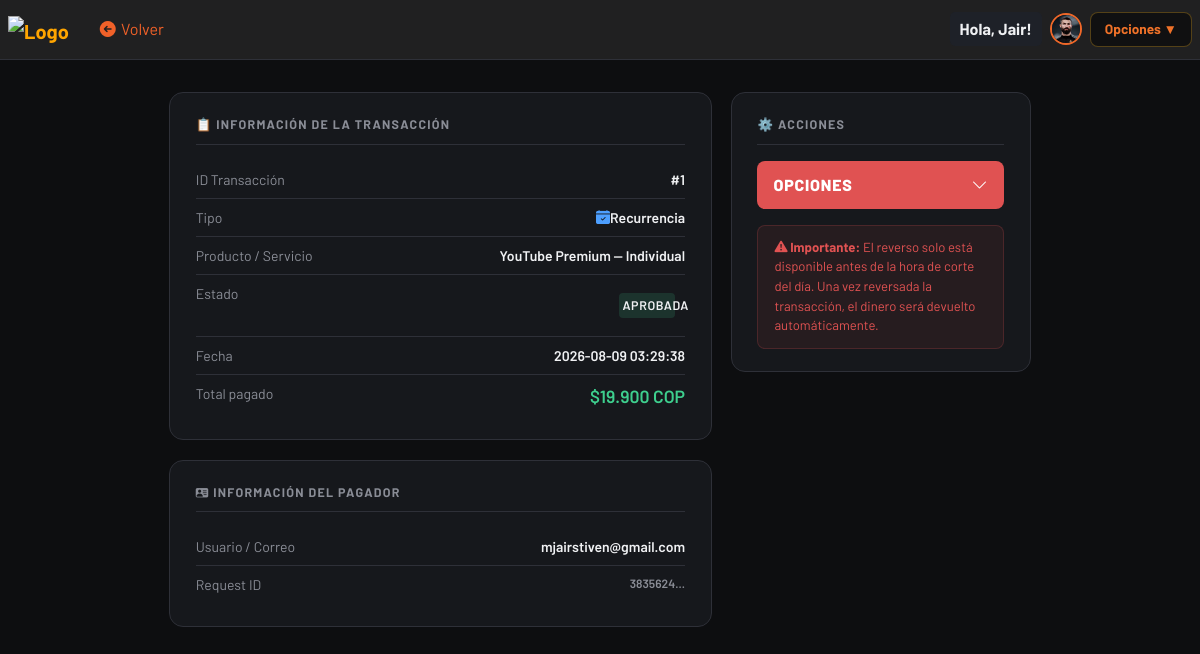
/views/historial/detalle_reverso.php?id=1&tipo=recurrencia (signed in), run on the app's committed database.
### tables this page shows
CREATE TABLE `users` (
  `id` int(11) NOT NULL,
  `nombre` varchar(120) NOT NULL,
  `correo` varchar(255) NOT NULL,
  `usuario` varchar(100) NOT NULL,
  `contraseña` varchar(255) NOT NULL,
  `profile_image` varchar(255) DEFAULT NULL,
  `bio` text DEFAULT NULL,
  `location` varchar(100) DEFAULT NULL,
  `created_at` timestamp NOT NULL DEFAULT current_timestamp()
);

CREATE TABLE `recurrencias` (
  `id` int(11) NOT NULL,
  `servicio` varchar(50) NOT NULL,
  `plan` varchar(50) NOT NULL,
  `precio` decimal(10,2) NOT NULL,
  `usuario_id` varchar(100) NOT NULL,
  `estado` varchar(20) NOT NULL,
  `request_id` varchar(100) DEFAULT NULL,
  `periodicidad` varchar(5) NOT NULL,
  `next_payment` date DEFAULT NULL,
  `created_at` timestamp NOT NULL DEFAULT current_timestamp(),
  `fecha_fin` date DEFAULT NULL
);

### views/historial/detalle_reverso.php (the view, shortened to what this page needs)
<?php
require_once '../../php/conexion_be.php';
$id   = intval($_GET['id']   ?? 0);
$tipo = $_GET['tipo'] ?? '';
$id_safe = mysqli_real_escape_string($conexion, $id);
$correo  = mysqli_real_escape_string($conexion, $_SESSION['correo'] ?? '');
if ($tipo === 'orden') {
    $trx = mysqli_fetch_assoc(mysqli_query($conexion,
        "SELECT *, 'orden' as tipo FROM ordenes WHERE id = '$id_safe' AND estado = 'aprobada'"
    ));
    $nombre   = $trx['producto']   ?? '';
    $usuario  = $trx['jugador_id'] ?? '';
} elseif ($tipo === 'suscripcion') {
    $trx = mysqli_fetch_assoc(mysqli_query($conexion,
        "SELECT *, 'suscripcion' as tipo FROM suscripciones WHERE id = '$id_safe' AND estado = 'aprobada' AND usuario_id = '$correo'"
    ));
    $nombre  = ($trx['plataforma'] ?? '') . ' — ' . ($trx['plan'] ?? '');
    $usuario = $trx['usuario_id'] ?? '';
} else {
    $trx = mysqli_fetch_assoc(mysqli_query($conexion,
        "SELECT *, 'recurrencia' as tipo FROM recurrencias WHERE id = '$id_safe' AND estado = 'aprobada' AND usuario_id = '$correo'"
    ));
    $nombre  = ($trx['servicio'] ?? '') . ' — ' . ($trx['plan'] ?? '');
    $usuario = $trx['usuario_id'] ?? '';
}
?>
<!DOCTYPE html>
<html lang="es">
<head>
    <link href="https://cdn.jsdelivr.net/npm/bootstrap@5.3.2/dist/css/bootstrap.min.css" rel="stylesheet">
    <link href="https://cdn.jsdelivr.net/npm/bootstrap-icons/font/bootstrap-icons.css" rel="stylesheet">
    <link rel="stylesheet" href="https://cdnjs.cloudflare.com/ajax/libs/font-awesome/7.0.1/css/all.min.css">
    <link rel="stylesheet" href="../../assets/css/styles-historiales-detalle.css">
</head>
<body>
    <?php
    $nav_back_url  = "reversos.php";
    $nav_back_text = "Volver";
    $nav_base      = "../../";
    require_once '../../php/navbar.php';
    ?>
    <div class="detalle-layout">
        <div>
            <div class="pcard" style="margin-bottom:1.2rem;">
                <div class="pcard-title">📋 Información de la transacción</div>
                <div class="info-row">
                    <span>ID Transacción</span>
                    <span>#<?= htmlspecialchars($trx['id']) ?></span>
                </div>
                <div class="info-row">
                    <span>Tipo</span>
                    <span><?= $tipo === 'orden' ? '🎮 Pago Básico' : ($tipo === 'suscripcion' ? '📺 Suscripción' : '<i class="bi bi-calendar-check-fill" style="color: #4d9fff;"></i>Recurrencia') ?></span>
                </div>
                <div class="info-row">
                    <span>Producto / Servicio</span>
                    <span><?= htmlspecialchars($nombre) ?></span>
                </div>
                <div class="info-row">
                    <span>Estado</span>
                    <span><span class="estado-badge">APROBADA</span></span>
                </div>
                <div class="info-row">
                    <span>Fecha</span>
                    <span><?= htmlspecialchars($trx['created_at']) ?></span>
                </div>
                <div class="info-row">
                    <span>Total pagado</span>
                    <span style="color:#3ecf8e; font-size:1.1rem;">$<?= number_format($trx['precio'], 0, ',', '.') ?> COP</span>
                </div>
            </div>
            <div class="pcard">
                <div class="pcard-title"><i class="bi bi-person-vcard-fill"></i> Información del pagador</div>
                <div class="info-row">
                    <span>Usuario / Correo</span>
                    <span><?= htmlspecialchars($usuario) ?></span>
                </div>
                <div class="info-row">
                    <span>Request ID</span>
                    <span style="font-size:0.75rem; color:#8a8d96;">
                        <?= !empty($trx['request_id']) ? htmlspecialchars(substr($trx['request_id'], 0, 20)) . '...' : 'N/A' ?>
                    </span>
                </div>
            </div>
        </div>
        <div>
            <div class="pcard">
                <div class="pcard-title">⚙️ Acciones</div>
                <div class="opciones-wrap">
                    <button class="btn-opciones" onclick="toggleOpciones()">
                        <span>Opciones</span>
                        <i class="bi bi-chevron-down" id="chevron"></i>
                    </button>
                </div>
                <div class="reverso-info">
                    <i class="bi bi-exclamation-triangle-fill"></i>
                    <strong> Importante:</strong> El reverso solo está disponible antes de la hora de corte del día. Una vez reversada la transacción, el dinero será devuelto automáticamente.
                </div>
            </div>
        </div>
    </div>
</body>
</html>

### php/navbar.php (shortened to what this page needs)
<?php
$nav_back_url  = $nav_back_url  ?? 'home.php';
$nav_back_text = $nav_back_text ?? 'volver';
$nav_base      = $nav_base      ?? '../';
$nav_avatar    = '';
$nav_initials  = '';
if (isset($_SESSION['user_id'])) {
    if ($conexion) {
        $nav_uid = intval($_SESSION['user_id']);
        $nav_row = mysqli_fetch_assoc(mysqli_query($conexion, "SELECT profile_image, usuario FROM users WHERE id = '$nav_uid'"));
        if ($nav_row) {
            $nav_initials = strtoupper(substr($nav_row['usuario'] ?? 'U', 0, 1));
            if (!empty($nav_row['profile_image']) && file_exists($nav_base . 'uploads/' . $nav_row['profile_image'])) {
                $nav_avatar = $nav_base . 'uploads/' . htmlspecialchars($nav_row['profile_image']);
            }
        }
    }
}
?>
<nav class="navbar navbar-dark navbar-expand-lg px-2">
    <a class="navbar-brand fw-bold" href="<?= $nav_base ?>home.php" style="color: orange;">
        <img src="<?= $nav_base ?>assets/icons/icono.png" alt="Logo" style="width: 30px;">
    </a>
    <a href="<?= htmlspecialchars($nav_back_url) ?>" class="btn" style="color: black; color: #f06129;">
        <i class="fa-solid fa-circle-arrow-left fs-6"></i> <?= htmlspecialchars($nav_back_text) ?>
    </a>
    <div class="ms-auto d-flex align-items-center gap-2">
        <span class="nav-username">
            <?= isset($_SESSION['usuario']) ? "Hola, " . htmlspecialchars($_SESSION['usuario']) : "Invitado" ?>
        </span>
        <a href="<?= $nav_base ?>views/profile/index.php" class="nav-avatar-wrap" title="Mi perfil">
            <?php if ($nav_avatar): ?>
                <img src="<?= $nav_avatar ?>" class="nav-avatar-img" alt="Perfil">
            <?php else: ?>
                <div class="nav-avatar-initials"><?= $nav_initials ?: 'U' ?></div>
            <?php endif; ?>
        </a>
        <div class="dropdown">
            <button class="dropbtn">Opciones ▼</button>
        </div>
    </div>
</nav>

### assets/css/styles-historiales-detalle.css (style rules this page uses)
:root { --hist-accent: #e05252; --hist-accent-rgb: 224, 82, 82; --hist-font: 'Barlow', sans-serif; }
body { font-family: var(--hist-font); }
.navbar { background-color: #0f0f0fa9 !important; backdrop-filter: blur(8px); border-bottom: 1px solid var(--pt-border); }
.detalle-layout { max-width: 900px; margin: 2rem auto; padding: 0 1.2rem 3rem; display: grid; grid-template-columns: 1fr 300px; gap: 1.2rem; align-items: start; }
.pcard { background: var(--pt-bg-surface); border: 1px solid var(--pt-border); border-radius: 14px; padding: 1.4rem 1.6rem; }
.pcard-title { font-family: var(--hist-font); font-size: 0.78rem; font-weight: 700; letter-spacing: 0.1em; text-transform: uppercase; color: var(--pt-text-sec); margin-bottom: 1rem; padding-bottom: 0.6rem; border-bottom: 1px solid var(--pt-border); }
.info-row { display: flex; justify-content: space-between; padding: 0.5rem 0; font-size: 0.875rem; border-bottom: 1px solid var(--pt-border); }
.info-row:last-child { border-bottom: none; }
.info-row span:first-child { color: var(--pt-text-sec); }
.info-row span:last-child { font-weight: 600; color: var(--pt-text); text-align: right; max-width: 60%; }
.estado-badge { display: inline-block; padding: 0.2rem 0.2rem; border-radius: 4px; font-size: 0.78rem; font-weight: 400; font-family: var(--hist-font); letter-spacing: 0.05em; background: rgba(62, 207, 142, 0.15); color: #3ecf8e; margin: 10px; }
.opciones-wrap { position: relative; }
.btn-opciones { width: 100%; padding: 0.75rem 1rem; background: var(--hist-accent); color: #fff; border: none; border-radius: 8px; font-family: var(--hist-font); font-size: 1rem; font-weight: 800; letter-spacing: 0.05em; text-transform: uppercase; cursor: pointer; display: flex; align-items: center; justify-content: space-between; transition: background 0.2s; }
.reverso-info { background: rgba(var(--hist-accent-rgb), 0.08); border: 1px solid rgba(var(--hist-accent-rgb), 0.2); border-radius: 8px; padding: 0.75rem 1rem; margin-top: 1rem; font-size: 0.82rem; color: var(--hist-accent); line-height: 1.5; }

### php/navbar.php (style rules this page uses)
.navbar { background-color: var(--pt-navbar, #2e2e2ea9) !important; backdrop-filter: blur(8px); position: relative; z-index: 1030; }
.nav-avatar-wrap { display: inline-flex; align-items: center; gap: 0.5rem; text-decoration: none; }
.nav-avatar-img { width: 32px; height: 32px; border-radius: 50%; object-fit: cover; border: 2px solid #f06829; transition: border-color 0.2s, transform 0.2s; }
.nav-username { background-color: var(--pt-bg-card, hsla(120, 2%, 10%, 0.84)); padding: 5px 10px; border-radius: 5px; font-weight: bold; color: var(--pt-text, #ffffff); }
.dropdown { position: relative; display: inline-block; }
.dropbtn { background: var(--pt-dropdown, hsla(120, 2%, 10%, 0.84)); color: #f07229; border: 1.5px solid rgba(240, 180, 41, 0.3); border-radius: 8px; padding: 6px 14px; font-weight: 700; font-size: 0.85rem; cursor: pointer; transition: all 0.2s; display: flex; align-items: center; gap: 0.3rem; }

### data on the page
users: profile_image (picture)
recurrencias: id "1", nombre "YouTube Premium — Individual", created_at "2026-08-09 03:29:38", precio "19.900", usuario "mjairstiven@gmail.com", request "3835624"

### other printed values
$nav_back_text "Volver"
$_SESSION['usuario'] "Jair!"
